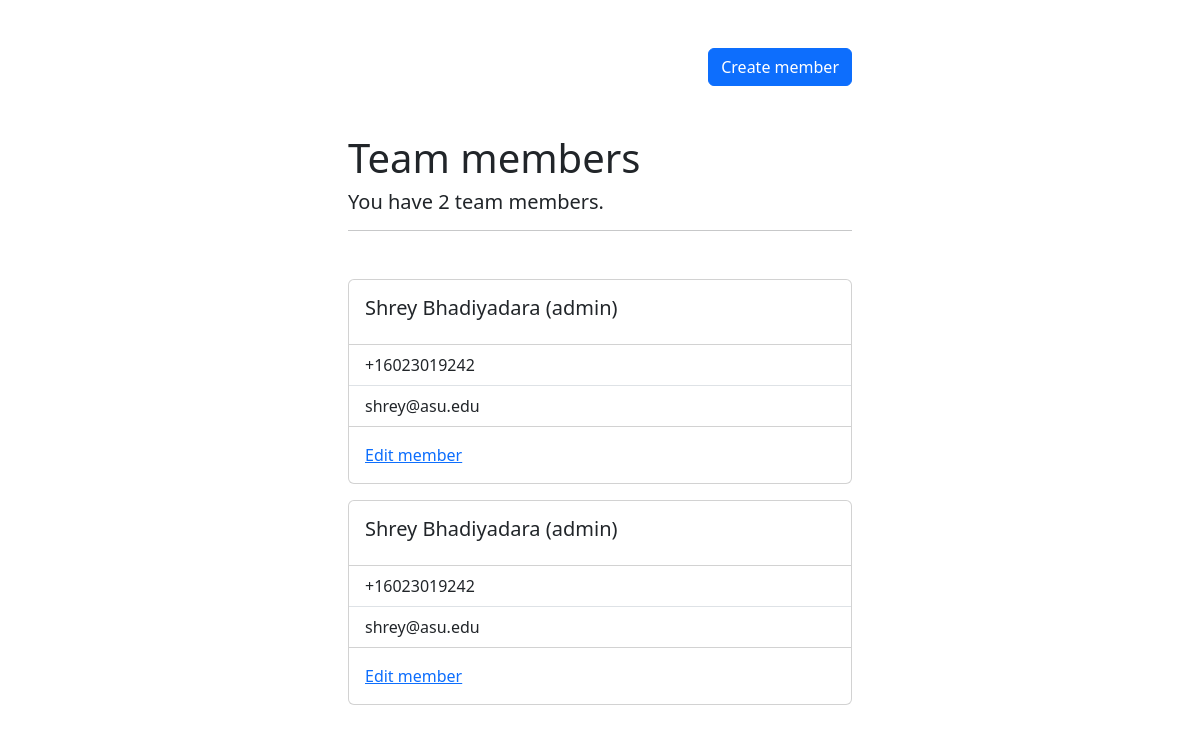
The page / on the database its author committed.
### team_management/models.py (models this page shows)
class TeamMember(models.Model):
    first_name = models.CharField("First name of team member", max_length=256)
    last_name = models.CharField("Last name of team member", max_length=256)
    email = models.EmailField("Email of team member", max_length=254)
    phone = PhoneNumberField("Phone number of team member")
    role = models.PositiveSmallIntegerField(
        "Role of team member", choices=RoleTypes.choices, default=RoleTypes.REGULAR
    )

### team_management/views.py (the view)
# urls.py: path("", TeamMemberListView.as_view(), name="team-member-list"),
class TeamMemberListView(ListView):
    model = TeamMember
    paginate_by = 10
    template_name = "team_member_list.html"

### team_management/templates/team_member_list.html
{% extends "base.html" %}
{% block body %}
<div class="col-lg-6 offset-lg-3 p-5">
<div class="d-flex flex-row-reverse mb-5">
    <a href="{% url "team-member-create" %}" type="button" class="btn btn-primary">Create member</a>
</div>
<h1>Team members</h1>
<h5>
  You have {{ object_list|length }} team member{% if object_list|length > 1 %}s{% endif %}.
</h5>
<hr class="mb-5"/>
<div>
  {% for team_member in object_list %}
    <div class="card mb-3">
        <div class="card-body">
            <h5 class="card-title">{{ team_member.first_name }} {{ team_member.last_name }} {% if team_member.role == 2 %}(admin){% endif %}</h5>
        </div>
        <ul class="list-group list-group-flush">
            <li class="list-group-item">{{ team_member.phone }}</li>
            <li class="list-group-item">{{ team_member.email }}</li>
        </ul>
        <div class="card-body">
            <a href="{% url "team-member-update" team_member.id %}" class="card-link">Edit member</a>
        </div>
        </div>
    <div>
  {% empty %}
  <li>No team members yet.</li>
  {% endfor %}
</div>
</div>
{% endblock body %}

### team_management/templates/base.html (shortened to what this page needs)
<!doctype html>
<html>
<head>
  <link href="https://cdn.jsdelivr.net/npm/bootstrap@5.3.2/dist/css/bootstrap.min.css" rel="stylesheet">
</head>
<body>
  {% block body %}{% endblock body %}
</body>
</html>

### rows shown on the page
TeamMember: first_name "Shrey", last_name "Bhadiyadara", role "(admin)", phone "+16023019242", email "shrey@asu.edu"
TeamMember: first_name "Shrey", last_name "Bhadiyadara", role "(admin)", phone "+16023019242", email "shrey@asu.edu"

### other values the page prints
{{ object_list|length }} "2"
